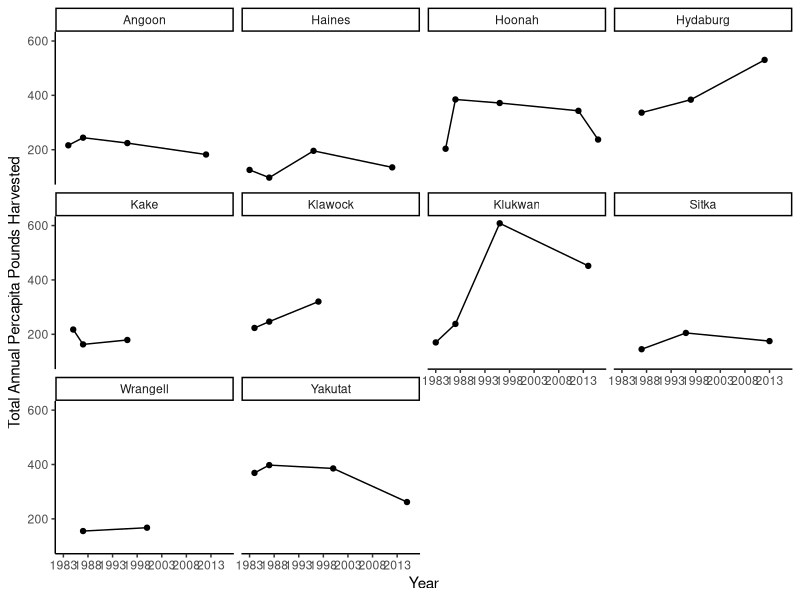

Recreate this plot in R.
##Example code to test github functions 

##Date: July 16, 2025

library(tidyverse)
library(readxl)
library(ggplot2)

##Read in comprehensive harvest data
df <- read.csv("data/UW_tongass_harvest_data_clean_comprehensive.csv")


##Some sample code

##Select communities of interest for case studies 
df_sub <- df %>%
  filter(Site %in% c("Haines", "Klukwan", "Yakutat", "Angoon", "Hoonah", "Sitka", "Hydaburg", "Klawock", "Wrangell", "Kake"))


##Calculate total percapita harvest per community

df_percap_total <- df_sub %>%
  group_by(Site, Year) %>%
  filter(!is.na(Percapita_Pounds_Harvested)) %>%
  summarise_at(vars(Percapita_Pounds_Harvested), list(Percap_sum_lb = sum))


##Plot percapita harvest over time
ggplot(df_percap_total, aes(x = Year, y = Percap_sum_lb)) +
  geom_point() +
  geom_line() +
  scale_x_continuous(breaks = seq(1983, 2015, by = 5)) +
  labs(x = "Year", y = "Total Annual Percapita Pounds Harvested") +
  theme_classic() +
  facet_wrap(~Site)


##make some change to my script 

##make another change that i dont know if i want tomerge 

  